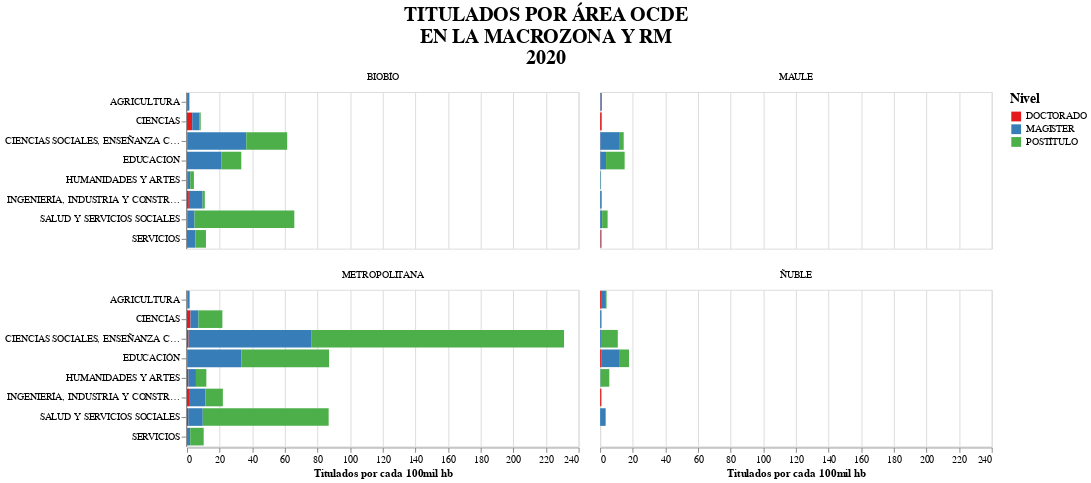

Notebook source saved alongside this figure:
### Code cell
alt.Chart(aux2).mark_bar().encode(
    y = alt.Y('oecd_area', title = None),
    x = alt.X('NORM',title = 'Titulados por cada 100mil hb'),
    color = alt.Color('nivel_carrera_2', title= 'Nivel',scale=alt.Scale(scheme='set1')),
    facet=alt.Facet('region_sede:N', columns=2, title=None)
).properties(
    title=['TITULADOS POR ÁREA OCDE','EN LA MACROZONA Y RM',"2020"]
).configure_legend(titleFontSize=14,labelFontSize=10).configure_title(
    fontSize=20, font='Arial', anchor='middle',color='black'
  )

### Figure 1 — Vega-Lite specification as saved in the notebook (floating-point values rounded to 4 significant figures)
{"config": {"view": {"continuousWidth": 400, "continuousHeight": 300}, "legend": {"labelFontSize": 10, "titleFontSize": 14}, "title": {"anchor": "middle", "color": "black", "font": "Arial", "fontSize": 20}}, "data": {"name": "data-f05d10adf054167aa61bacb6778c7fbe"}, "mark": "bar", "encoding": {"color": {"type": "nominal", "field": "nivel_carrera_2", "scale": {"scheme": "set1"}, "title": "Nivel"}, "facet": {"type": "nominal", "columns": 2, "field": "region_sede", "title": null}, "x": {"type": "quantitative", "field": "NORM", "title": "Titulados por cada 100mil hb"}, "y": {"type": "nominal", "field": "oecd_area", "title": null}}, "title": ["TITULADOS POR ÁREA OCDE", "EN LA MACROZONA Y RM", "2020"], "$schema": "https://vega.github.io/schema/vega-lite/v4.8.1.json", "datasets": {"data-f05d10adf054167aa61bacb6778c7fbe": [{"region_sede": "BIOBÍO", "oecd_area": "AGRICULTURA", "nivel_carrera_2": "DOCTORADO", "COUNT": 7, "Population": 1556805, "NORM": 0.4496}, {"region_sede": "BIOBÍO", "oecd_area": "AGRICULTURA", "nivel_carrera_2": "MAGISTER", "COUNT": 16, "Population": 1556805, "NORM": 1.028}, {"region_sede": "BIOBÍO", "oecd_area": "CIENCIAS", "nivel_carrera_2": "DOCTORADO", "COUNT": 50, "Population": 1556805, "NORM": 3.212}, {"region_sede": "BIOBÍO", "oecd_area": "CIENCIAS", "nivel_carrera_2": "MAGISTER", "COUNT": 70, "Population": 1556805, "NORM": 4.496}, {"region_sede": "BIOBÍO", "oecd_area": "CIENCIAS", "nivel_carrera_2": "POSTÍTULO", "COUNT": 11, "Population": 1556805, "NORM": 0.7066}, {"region_sede": "BIOBÍO", "oecd_area": "CIENCIAS SOCIALES, ENSEÑANZA COMERCIAL Y DERECHO", "nivel_carrera_2": "DOCTORADO", "COUNT": 5, "Population": 1556805, "NORM": 0.3212}, {"region_sede": "BIOBÍO", "oecd_area": "CIENCIAS SOCIALES, ENSEÑANZA COMERCIAL Y DERECHO", "nivel_carrera_2": "MAGISTER", "COUNT": 561, "Population": 1556805, "NORM": 36.04}, {"region_sede": "BIOBÍO", "oecd_area": "CIENCIAS SOCIALES, ENSEÑANZA COMERCIAL Y DERECHO", "nivel_carrera_2": "POSTÍTULO", "COUNT": 390, "Population": 1556805, "NORM": 25.05}, {"region_sede": "BIOBÍO", "oecd_area": "EDUCACIÓN", "nivel_carrera_2": "DOCTORADO", "COUNT": 8, "Population": 1556805, "NORM": 0.5139}, {"region_sede": "BIOBÍO", "oecd_area": "EDUCACIÓN", "nivel_carrera_2": "MAGISTER", "COUNT": 322, "Population": 1556805, "NORM": 20.68}, {"region_sede": "BIOBÍO", "oecd_area": "EDUCACIÓN", "nivel_carrera_2": "POSTÍTULO", "COUNT": 188, "Population": 1556805, "NORM": 12.08}, {"region_sede": "BIOBÍO", "oecd_area": "HUMANIDADES Y ARTES", "nivel_carrera_2": "DOCTORADO", "COUNT": 5, "Population": 1556805, "NORM": 0.3212}, {"region_sede": "BIOBÍO", "oecd_area": "HUMANIDADES Y ARTES", "nivel_carrera_2": "MAGISTER", "COUNT": 26, "Population": 1556805, "NORM": 1.67}, {"region_sede": "BIOBÍO", "oecd_area": "HUMANIDADES Y ARTES", "nivel_carrera_2": "POSTÍTULO", "COUNT": 35, "Population": 1556805, "NORM": 2.248}, {"region_sede": "BIOBÍO", "oecd_area": "INGENIERÍA, INDUSTRIA Y CONSTRUCCIÓN", "nivel_carrera_2": "DOCTORADO", "COUNT": 18, "Population": 1556805, "NORM": 1.156}, {"region_sede": "BIOBÍO", "oecd_area": "INGENIERÍA, INDUSTRIA Y CONSTRUCCIÓN", "nivel_carrera_2": "MAGISTER", "COUNT": 131, "Population": 1556805, "NORM": 8.415}, {"region_sede": "BIOBÍO", "oecd_area": "INGENIERÍA, INDUSTRIA Y CONSTRUCCIÓN", "nivel_carrera_2": "POSTÍTULO", "COUNT": 21, "Population": 1556805, "NORM": 1.349}, {"region_sede": "BIOBÍO", "oecd_area": "SALUD Y SERVICIOS SOCIALES", "nivel_carrera_2": "DOCTORADO", "COUNT": 4, "Population": 1556805, "NORM": 0.2569}, {"region_sede": "BIOBÍO", "oecd_area": "SALUD Y SERVICIOS SOCIALES", "nivel_carrera_2": "MAGISTER", "COUNT": 68, "Population": 1556805, "NORM": 4.368}, {"region_sede": "BIOBÍO", "oecd_area": "SALUD Y SERVICIOS SOCIALES", "nivel_carrera_2": "POSTÍTULO", "COUNT": 952, "Population": 1556805, "NORM": 61.15}, {"region_sede": "BIOBÍO", "oecd_area": "SERVICIOS", "nivel_carrera_2": "MAGISTER", "COUNT": 80, "Population": 1556805, "NORM": 5.139}, {"region_sede": "BIOBÍO", "oecd_area": "SERVICIOS", "nivel_carrera_2": "POSTÍTULO", "COUNT": 101, "Population": 1556805, "NORM": 6.488}, {"region_sede": "MAULE", "oecd_area": "AGRICULTURA", "nivel_carrera_2": "DOCTORADO", "COUNT": 2, "Population": 1044950, "NORM": 0.1914}, {"region_sede": "MAULE", "oecd_area": "AGRICULTURA", "nivel_carrera_2": "MAGISTER", "COUNT": 9, "Population": 1044950, "NORM": 0.8613}, {"region_sede": "MAULE", "oecd_area": "CIENCIAS", "nivel_carrera_2": "DOCTORADO", "COUNT": 9, "Population": 1044950, "NORM": 0.8613}, {"region_sede": "MAULE", "oecd_area": "CIENCIAS", "nivel_carrera_2": "MAGISTER", "COUNT": 3, "Population": 1044950, "NORM": 0.2871}, {"region_sede": "MAULE", "oecd_area": "CIENCIAS SOCIALES, ENSEÑANZA COMERCIAL Y DERECHO", "nivel_carrera_2": "DOCTORADO", "COUNT": 1, "Population": 1044950, "NORM": 0.0957}, {"region_sede": "MAULE", "oecd_area": "CIENCIAS SOCIALES, ENSEÑANZA COMERCIAL Y DERECHO", "nivel_carrera_2": "MAGISTER", "COUNT": 120, "Population": 1044950, "NORM": 11.48}, {"region_sede": "MAULE", "oecd_area": "CIENCIAS SOCIALES, ENSEÑANZA COMERCIAL Y DERECHO", "nivel_carrera_2": "POSTÍTULO", "COUNT": 30, "Population": 1044950, "NORM": 2.871}, {"region_sede": "MAULE", "oecd_area": "EDUCACIÓN", "nivel_carrera_2": "DOCTORADO", "COUNT": 1, "Population": 1044950, "NORM": 0.0957}, {"region_sede": "MAULE", "oecd_area": "EDUCACIÓN", "nivel_carrera_2": "MAGISTER", "COUNT": 37, "Population": 1044950, "NORM": 3.541}, {"region_sede": "MAULE", "oecd_area": "EDUCACIÓN", "nivel_carrera_2": "POSTÍTULO", "COUNT": 119, "Population": 1044950, "NORM": 11.39}, {"region_sede": "MAULE", "oecd_area": "HUMANIDADES Y ARTES", "nivel_carrera_2": "MAGISTER", "COUNT": 4, "Population": 1044950, "NORM": 0.3828}, {"region_sede": "MAULE", "oecd_area": "HUMANIDADES Y ARTES", "nivel_carrera_2": "POSTÍTULO", "COUNT": 1, "Population": 1044950, "NORM": 0.0957}, {"region_sede": "MAULE", "oecd_area": "INGENIERÍA, INDUSTRIA Y CONSTRUCCIÓN", "nivel_carrera_2": "MAGISTER", "COUNT": 10, "Population": 1044950, "NORM": 0.957}, {"region_sede": "MAULE", "oecd_area": "SALUD Y SERVICIOS SOCIALES", "nivel_carrera_2": "MAGISTER", "COUNT": 13, "Population": 1044950, "NORM": 1.244}, {"region_sede": "MAULE", "oecd_area": "SALUD Y SERVICIOS SOCIALES", "nivel_carrera_2": "POSTÍTULO", "COUNT": 35, "Population": 1044950, "NORM": 3.349}, {"region_sede": "MAULE", "oecd_area": "SERVICIOS", "nivel_carrera_2": "DOCTORADO", "COUNT": 4, "Population": 1044950, "NORM": 0.3828}, {"region_sede": "MAULE", "oecd_area": "SERVICIOS", "nivel_carrera_2": "MAGISTER", "COUNT": 5, "Population": 1044950, "NORM": 0.4785}, {"region_sede": "METROPOLITANA", "oecd_area": "AGRICULTURA", "nivel_carrera_2": "DOCTORADO", "COUNT": 23, "Population": 7112808, "NORM": 0.3234}, {"region_sede": "METROPOLITANA", "oecd_area": "AGRICULTURA", "nivel_carrera_2": "MAGISTER", "COUNT": 69, "Population": 7112808, "NORM": 0.9701}, {"region_sede": "METROPOLITANA", "oecd_area": "AGRICULTURA", "nivel_carrera_2": "POSTÍTULO", "COUNT": 31, "Population": 7112808, "NORM": 0.4358}, {"region_sede": "METROPOLITANA", "oecd_area": "CIENCIAS", "nivel_carrera_2": "DOCTORADO", "COUNT": 152, "Population": 7112808, "NORM": 2.137}, {"region_sede": "METROPOLITANA", "oecd_area": "CIENCIAS", "nivel_carrera_2": "MAGISTER", "COUNT": 348, "Population": 7112808, "NORM": 4.893}, {"region_sede": "METROPOLITANA", "oecd_area": "CIENCIAS", "nivel_carrera_2": "POSTÍTULO", "COUNT": 1043, "Population": 7112808, "NORM": 14.66}, {"region_sede": "METROPOLITANA", "oecd_area": "CIENCIAS SOCIALES, ENSEÑANZA COMERCIAL Y DERECHO", "nivel_carrera_2": "DOCTORADO", "COUNT": 69, "Population": 7112808, "NORM": 0.9701}, {"region_sede": "METROPOLITANA", "oecd_area": "CIENCIAS SOCIALES, ENSEÑANZA COMERCIAL Y DERECHO", "nivel_carrera_2": "MAGISTER", "COUNT": 5345, "Population": 7112808, "NORM": 75.15}, {"region_sede": "METROPOLITANA", "oecd_area": "CIENCIAS SOCIALES, ENSEÑANZA COMERCIAL Y DERECHO", "nivel_carrera_2": "POSTÍTULO", "COUNT": 11023, "Population": 7112808, "NORM": 155.0}, {"region_sede": "METROPOLITANA", "oecd_area": "EDUCACIÓN", "nivel_carrera_2": "DOCTORADO", "COUNT": 27, "Population": 7112808, "NORM": 0.3796}, {"region_sede": "METROPOLITANA", "oecd_area": "EDUCACIÓN", "nivel_carrera_2": "MAGISTER", "COUNT": 2340, "Population": 7112808, "NORM": 32.9}, {"region_sede": "METROPOLITANA", "oecd_area": "EDUCACIÓN", "nivel_carrera_2": "POSTÍTULO", "COUNT": 3826, "Population": 7112808, "NORM": 53.79}, {"region_sede": "METROPOLITANA", "oecd_area": "HUMANIDADES Y ARTES", "nivel_carrera_2": "DOCTORADO", "COUNT": 61, "Population": 7112808, "NORM": 0.8576}, {"region_sede": "METROPOLITANA", "oecd_area": "HUMANIDADES Y ARTES", "nivel_carrera_2": "MAGISTER", "COUNT": 330, "Population": 7112808, "NORM": 4.64}, {"region_sede": "METROPOLITANA", "oecd_area": "HUMANIDADES Y ARTES", "nivel_carrera_2": "POSTÍTULO", "COUNT": 453, "Population": 7112808, "NORM": 6.369}, {"region_sede": "METROPOLITANA", "oecd_area": "INGENIERÍA, INDUSTRIA Y CONSTRUCCIÓN", "nivel_carrera_2": "DOCTORADO", "COUNT": 88, "Population": 7112808, "NORM": 1.237}, {"region_sede": "METROPOLITANA", "oecd_area": "INGENIERÍA, INDUSTRIA Y CONSTRUCCIÓN", "nivel_carrera_2": "MAGISTER", "COUNT": 719, "Population": 7112808, "NORM": 10.11}, {"region_sede": "METROPOLITANA", "oecd_area": "INGENIERÍA, INDUSTRIA Y CONSTRUCCIÓN", "nivel_carrera_2": "POSTÍTULO", "COUNT": 757, "Population": 7112808, "NORM": 10.64}, {"region_sede": "METROPOLITANA", "oecd_area": "SALUD Y SERVICIOS SOCIALES", "nivel_carrera_2": "DOCTORADO", "COUNT": 55, "Population": 7112808, "NORM": 0.7733}, {"region_sede": "METROPOLITANA", "oecd_area": "SALUD Y SERVICIOS SOCIALES", "nivel_carrera_2": "MAGISTER", "COUNT": 633, "Population": 7112808, "NORM": 8.899}, {"region_sede": "METROPOLITANA", "oecd_area": "SALUD Y SERVICIOS SOCIALES", "nivel_carrera_2": "POSTÍTULO", "COUNT": 5488, "Population": 7112808, "NORM": 77.16}, {"region_sede": "METROPOLITANA", "oecd_area": "SERVICIOS", "nivel_carrera_2": "MAGISTER", "COUNT": 141, "Population": 7112808, "NORM": 1.982}, {"region_sede": "METROPOLITANA", "oecd_area": "SERVICIOS", "nivel_carrera_2": "POSTÍTULO", "COUNT": 587, "Population": 7112808, "NORM": 8.253}, {"region_sede": "ÑUBLE", "oecd_area": "AGRICULTURA", "nivel_carrera_2": "DOCTORADO", "COUNT": 5, "Population": 480609, "NORM": 1.04}, {"region_sede": "ÑUBLE", "oecd_area": "AGRICULTURA", "nivel_carrera_2": "MAGISTER", "COUNT": 12, "Population": 480609, "NORM": 2.497}, {"region_sede": "ÑUBLE", "oecd_area": "AGRICULTURA", "nivel_carrera_2": "POSTÍTULO", "COUNT": 2, "Population": 480609, "NORM": 0.4161}, {"region_sede": "ÑUBLE", "oecd_area": "CIENCIAS", "nivel_carrera_2": "MAGISTER", "COUNT": 4, "Population": 480609, "NORM": 0.8323}, {"region_sede": "ÑUBLE", "oecd_area": "CIENCIAS SOCIALES, ENSEÑANZA COMERCIAL Y DERECHO", "nivel_carrera_2": "MAGISTER", "COUNT": 5, "Population": 480609, "NORM": 1.04}, {"region_sede": "ÑUBLE", "oecd_area": "CIENCIAS SOCIALES, ENSEÑANZA COMERCIAL Y DERECHO", "nivel_carrera_2": "POSTÍTULO", "COUNT": 47, "Population": 480609, "NORM": 9.779}, {"region_sede": "ÑUBLE", "oecd_area": "EDUCACIÓN", "nivel_carrera_2": "DOCTORADO", "COUNT": 3, "Population": 480609, "NORM": 0.6242}, {"region_sede": "ÑUBLE", "oecd_area": "EDUCACIÓN", "nivel_carrera_2": "MAGISTER", "COUNT": 55, "Population": 480609, "NORM": 11.44}, {"region_sede": "ÑUBLE", "oecd_area": "EDUCACIÓN", "nivel_carrera_2": "POSTÍTULO", "COUNT": 27, "Population": 480609, "NORM": 5.618}, {"region_sede": "ÑUBLE", "oecd_area": "HUMANIDADES Y ARTES", "nivel_carrera_2": "MAGISTER", "COUNT": 1, "Population": 480609, "NORM": 0.2081}, {"region_sede": "ÑUBLE", "oecd_area": "HUMANIDADES Y ARTES", "nivel_carrera_2": "POSTÍTULO", "COUNT": 26, "Population": 480609, "NORM": 5.41}, {"region_sede": "ÑUBLE", "oecd_area": "INGENIERÍA, INDUSTRIA Y CONSTRUCCIÓN", "nivel_carrera_2": "DOCTORADO", "COUNT": 3, "Population": 480609, "NORM": 0.6242}, {"region_sede": "ÑUBLE", "oecd_area": "INGENIERÍA, INDUSTRIA Y CONSTRUCCIÓN", "nivel_carrera_2": "MAGISTER", "COUNT": 1, "Population": 480609, "NORM": 0.2081}, {"region_sede": "ÑUBLE", "oecd_area": "SALUD Y SERVICIOS SOCIALES", "nivel_carrera_2": "MAGISTER", "COUNT": 15, "Population": 480609, "NORM": 3.121}, {"region_sede": "ÑUBLE", "oecd_area": "SALUD Y SERVICIOS SOCIALES", "nivel_carrera_2": "POSTÍTULO", "COUNT": 2, "Population": 480609, "NORM": 0.4161}]}}
